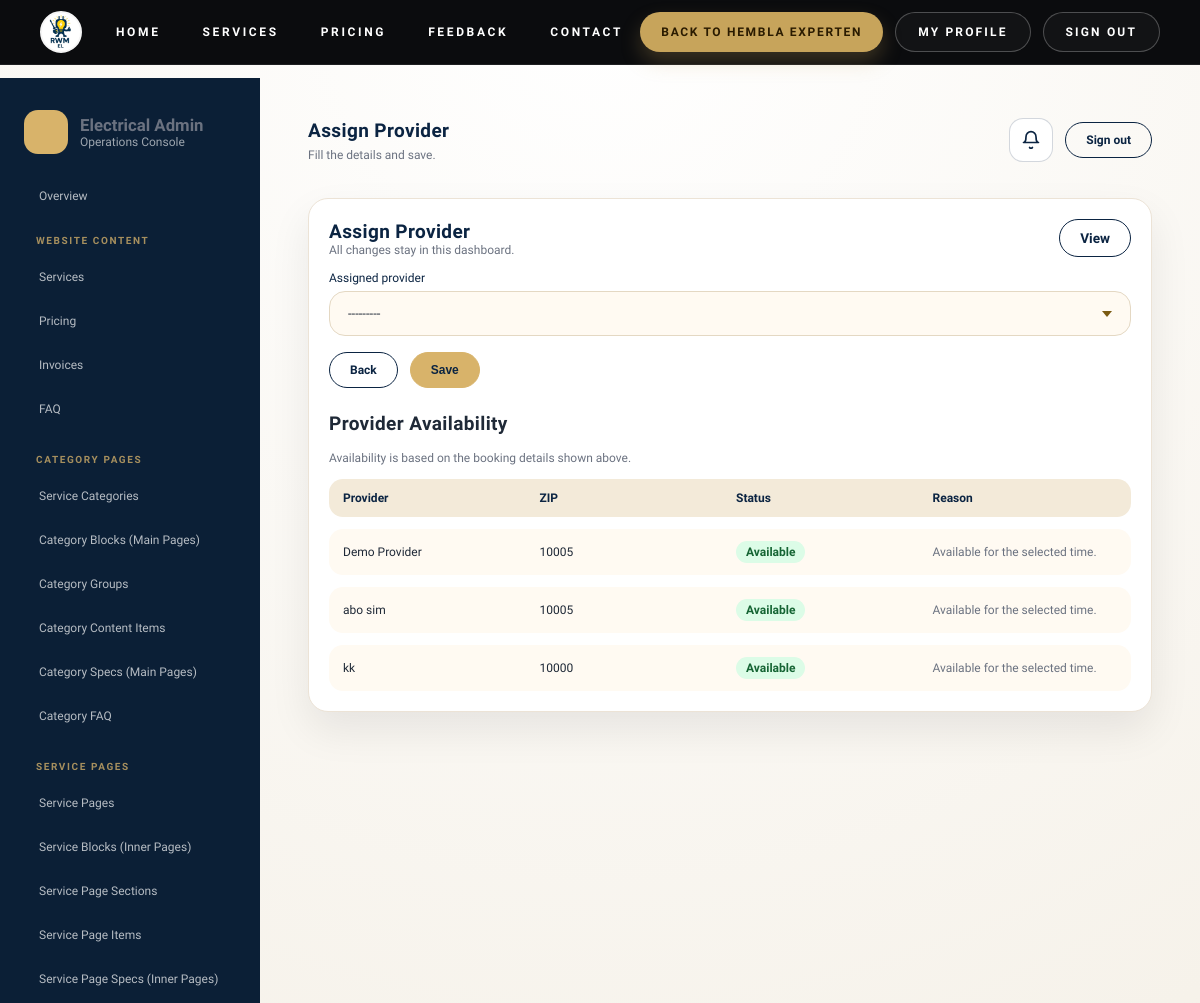
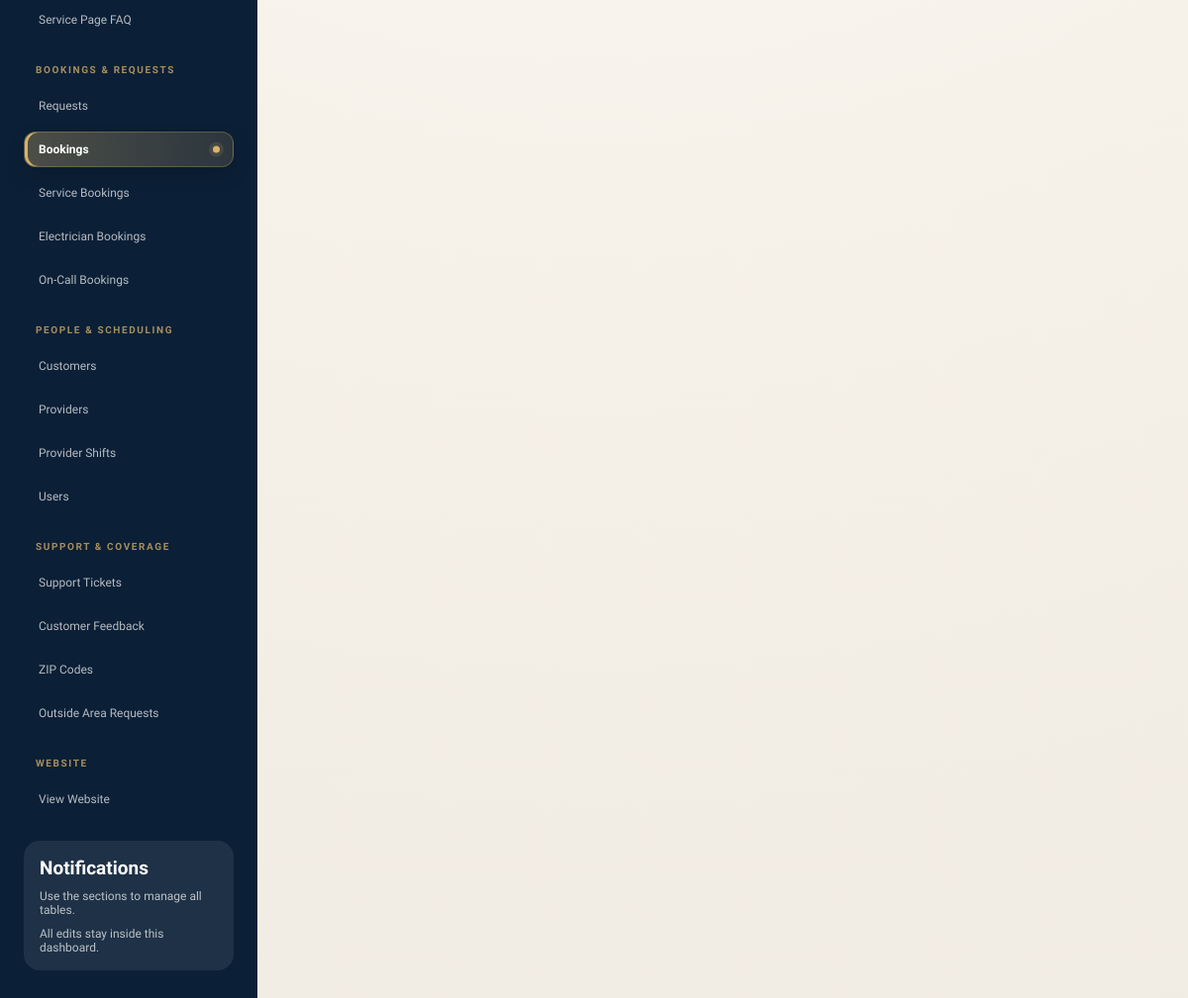
The page /dashboard/bookings/23/assign/ (signed in) on the database its author committed (2 pictures, top to bottom).
### electricity/models.py (models this page shows, shortened)
class ProviderProfile(models.Model):
    user = models.OneToOneField("auth.User", on_delete=models.CASCADE, related_name="provider_profile")
    display_name = models.CharField(max_length=160)
    phone = models.CharField(max_length=40, blank=True)
    zip_code = models.CharField(max_length=10, blank=True)
    is_active = models.BooleanField(default=True)
    def next_available_at(self, now=None):
        now = now or timezone.now()
        candidates = []
        active_service = self.assigned_service_bookings.exclude(
            status__in=[ServiceBooking.Status.COMPLETED, ServiceBooking.Status.CANCELED]
        ).exclude(start_at__isnull=True).exclude(end_at__isnull=True)
        active_ranges = active_service.filter(start_at__lte=now, end_at__gt=now).values_list("end_at", flat=True)
        candidates.extend(list(active_ranges))
        active_consult = self.assigned_bookings.filter(
            status__in=[
                ConsultationBooking.BookingStatus.ASSIGNED,
                ConsultationBooking.BookingStatus.ON_THE_WAY,
                ConsultationBooking.BookingStatus.STARTED,
                ConsultationBooking.BookingStatus.PAUSED,
                ConsultationBooking.BookingStatus.RESUMED,
                ConsultationBooking.BookingStatus.NOT_AVAILABLE,
            ]
        )
        for booking in active_consult:
            if booking.preferred_date != now.date():
                continue
        if candidates:
            return min(candidates)
        return now
    def available_after_minutes(self, now=None):
        now = now or timezone.now()
        next_time = self.next_available_at(now=now)
        if next_time <= now:
            return 0
        return int((next_time - now).total_seconds() // 60)
    @property
    def availability_status(self):
        minutes = self.available_after_minutes()
        if minutes <= 0:
            return "Available now"
        return f"Available after {minutes} minutes"

### electricity/views.py (the view)
# urls.py: path("dashboard/bookings/<int:pk>/assign/", views.dashboard_bookings_assign, name="dashboard_bookings_assign"),
@login_required
def dashboard_bookings_assign(request, pk):
    guard = _dashboard_access_or_redirect(request)
    if guard:
        return guard
    booking = ConsultationBooking.objects.get(pk=pk)
    form = ProviderAssignForm(request.POST or None, instance=booking)
    available_qs = available_providers(
        booking.preferred_date, booking.preferred_time_slot, exclude_booking_id=booking.id
    )
    form.fields["assigned_provider"].queryset = available_qs
    all_providers = ProviderProfile.objects.all().order_by("display_name")
    reasons = {}
    if not booking.preferred_date or not booking.preferred_time_slot:
        for provider in all_providers:
            reasons[provider.id] = {
                "available": False,
                "reason": "Missing preferred date/time on booking.",
            }
    else:
        conflict_ids = set(
            ConsultationBooking.objects.filter(
                preferred_date=booking.preferred_date,
                preferred_time_slot=booking.preferred_time_slot,
                status__in=[
                    ConsultationBooking.BookingStatus.ASSIGNED,
                    ConsultationBooking.BookingStatus.ON_THE_WAY,
                    ConsultationBooking.BookingStatus.STARTED,
                    ConsultationBooking.BookingStatus.PAUSED,
                    ConsultationBooking.BookingStatus.RESUMED,
                    ConsultationBooking.BookingStatus.NOT_AVAILABLE,
                ],
            )
            .exclude(id=booking.id)
            .values_list("assigned_provider_id", flat=True)
        )
        for provider in all_providers:
            if not provider.is_active:
                reasons[provider.id] = {"available": False, "reason": "Inactive provider."}
            elif provider.id in conflict_ids:
                reasons[provider.id] = {
                    "available": False,
                    "reason": "Conflicting consultation at the same time.",
                }
            else:
                reasons[provider.id] = {"available": True, "reason": "Available for the selected time."}
    if request.method == "POST" and form.is_valid():
        updated = form.save(commit=False)
        if updated.assigned_provider and booking.status == ConsultationBooking.BookingStatus.PENDING:
            updated.status = ConsultationBooking.BookingStatus.ASSIGNED
        updated.save()
        return redirect("electricity:dashboard_bookings")
    return render(
        request,
        "electricity/dashboard/form.html",
        {
            "title": "Assign Provider",
            "form": form,
            "back_url": "electricity:dashboard_bookings",
            "provider_table": {
                "title": "Provider Availability",
                "rows": _provider_table_rows(all_providers, reasons),
            },
        },
    )

### electricity/templates/electricity/dashboard/form.html (shortened to what this page needs)
﻿{% extends "electricity/dashboard/base.html" %}
{% load electricity_extras i18n %}
{% block page_title %}{{ title }}{% endblock %}
{% block page_subtitle %}Fill the details and save.{% endblock %}
{% block content %}
{% record_preview_url form.instance as preview_url %}
{% record_dashboard_section_edit_url form.instance as section_edit_url %}
{% dashboard_related_actions form.instance as related_actions %}
{% if request.GET.view %}
<section class="dash-panel dash-panel-wide dash-readonly">
    <div class="panel-header">
        <div>
            <h2>{{ title }}</h2>
            <div class="panel-meta">View-only details. Click edit to make changes.</div>
        </div>
        <div class="panel-actions">
            {% if preview_url %}
            <a class="dash-btn ghost" href="{{ preview_url }}" target="_blank" rel="noopener">Open</a>
            {% endif %}
            {% if section_edit_url %}
            <a class="dash-btn ghost" href="{{ section_edit_url }}">Section</a>
            {% endif %}
            {% for action in related_actions %}
            <a class="dash-btn ghost" href="{{ action.url }}">{{ action.label }}</a>
            {% endfor %}
            <a class="dash-btn primary" href="{{ request.path }}">Edit</a>
        </div>
    </div>
    <div class="panel-table">
        {% for field in form %}
            <div class="panel-row">
                <span class="row-title">{{ field.label }}</span>
                <span class="row-meta">
                    {% if field.field.widget.input_type == "file" %}
                        {% with file_obj=form.instance|attr:field.name %}
                            {% if file_obj %}
                                <div class="media-preview">
                                    {% if field.name == "photo" %}
                                        <a href="{{ file_obj.url }}" target="_blank" rel="noopener" class="media-preview-link">
                                            <img src="{{ file_obj.url }}" alt="{{ field.label }}" class="media-preview-image">
                                        </a>
                                        <a href="{{ file_obj.url }}" target="_blank" rel="noopener" class="media-preview-link">
                                            {{ file_obj|file_display_name }}
                                        </a>
                                    {% elif field.name == "video" %}
                                        <video controls preload="metadata" class="media-preview-video">
                                            <source src="{{ file_obj.url }}">
                                        </video>
                                        <a href="{{ file_obj.url }}" target="_blank" rel="noopener" class="media-preview-link">
                                            {{ file_obj|file_display_name }}
                                        </a>
                                    {% else %}
                                        <a href="{{ file_obj.url }}" target="_blank" rel="noopener" class="media-preview-link">
                                            {{ file_obj|file_display_name }}
                                        </a>
                                    {% endif %}
                                </div>
                            {% else %}
                                -
                            {% endif %}
                        {% endwith %}
                    {% else %}
                        {{ form.instance|display_value:field.name }}
                    {% endif %}
                </span>
            </div>
        {% endfor %}
    </div>
    {% with attachment_manager=form.instance|attr:"attachments" %}
        {% if attachment_manager %}
            {% with attachment_list=attachment_manager.all %}
                {% if attachment_list %}
                    <div class="dash-section">
                        <div class="panel-header">
                            <div>
                                <h3>Attachments</h3>
                                <div class="panel-meta">Uploaded files linked to this booking.</div>
                            </div>
                        </div>
                        <div class="attachment-grid">
                            {% for attachment in attachment_list %}
                                <div class="attachment-card">
                                    <div class="attachment-kind">{{ attachment.get_kind_display }}</div>
                                    {% if attachment.kind == "photo" %}
                                        <a href="{{ attachment.file.url }}" target="_blank" rel="noopener" class="media-preview-link">
                                            <img src="{{ attachment.file.url }}" alt="{{ attachment|file_display_name }}" class="media-preview-image">
                                        </a>
                                    {% elif attachment.kind == "video" %}
                                        <video controls preload="metadata" class="media-preview-video">
                                            <source src="{{ attachment.file.url }}">
                                        </video>
                                    {% else %}
                                        <div class="attachment-file">
                                            <a href="{{ attachment.file.url }}" target="_blank" rel="noopener" class="media-preview-link">
                                                {{ attachment|file_display_name }}
                                            </a>
                                        </div>
                                    {% endif %}
                                    <a href="{{ attachment.file.url }}" target="_blank" rel="noopener" class="media-preview-link">
                                        {{ attachment|file_display_name }}
                                    </a>
                                </div>
                            {% endfor %}
                        </div>
                    </div>
                {% endif %}
            {% endwith %}
        {% endif %}
    {% endwith %}
    <div class="form-actions">
        <a class="dash-btn ghost" href="{% url back_url %}">Back</a>
        {% if preview_url %}
        <a class="dash-btn ghost" href="{{ preview_url }}" target="_blank" rel="noopener">Open</a>
        {% endif %}
    </div>
</section>
{% else %}
<section class="dash-panel dash-panel-wide">
    <div class="panel-header">
        <div>
            <h2>{{ title }}</h2>
            <div class="panel-meta">All changes stay in this dashboard.</div>
        </div>
        <div class="panel-actions">
            {% if form.instance.pk %}
            <a class="dash-btn ghost" href="{{ request.path }}?view=1">View</a>
            {% endif %}
        </div>
    </div>
    <form method="post" enctype="multipart/form-data" class="dash-form">
        {% for field in form %}
            <div class="form-row">
                <label>{{ field.label }}</label>
            </div>
        {% endfor %}
        <div class="form-actions">
            <a class="dash-btn ghost" href="{% url back_url %}">Back</a>
            <button type="submit" class="dash-btn primary">Save</button>
        </div>
    </form>
    {% if provider_table %}
    <div class="provider-table">
        <div class="panel-header">
            <div>
                <h3>{{ provider_table.title }}</h3>
                <div class="panel-meta">Availability is based on the booking details shown above.</div>
            </div>
        </div>
        <div class="panel-table">
            <div class="panel-row panel-row-head">
                <span>Provider</span>
                <span>ZIP</span>
                <span>Status</span>
                <span>Reason</span>
            </div>
            {% for row in provider_table.rows %}
            <div class="panel-row">
                <span>{{ row.name }}</span>
                <span>{{ row.zip }}</span>
                <span>
                    <span class="status-pill {% if row.available %}is-ok{% else %}is-bad{% endif %}">
                        {% if row.available %}Available{% else %}Unavailable{% endif %}
                    </span>
                </span>
                <span class="reason-text">{{ row.reason }}</span>
            </div>
            {% endfor %}
        </div>
    </div>
    {% endif %}
</section>
{% endif %}
{% endblock %}

### rows shown on the page
ProviderProfile: name "Demo Provider", zip "10005"
ProviderProfile: name "abo sim", zip "10005"
ProviderProfile: name "kk", zip "10000"

### other values the page prints
{{ title }} "Assign Provider"
{{ field.label }} "Assigned provider"
{{ provider_table.title }} "Provider Availability"
{{ row.reason }} "Available for the selected time." "Available for the selected time." "Available for the selected time."
